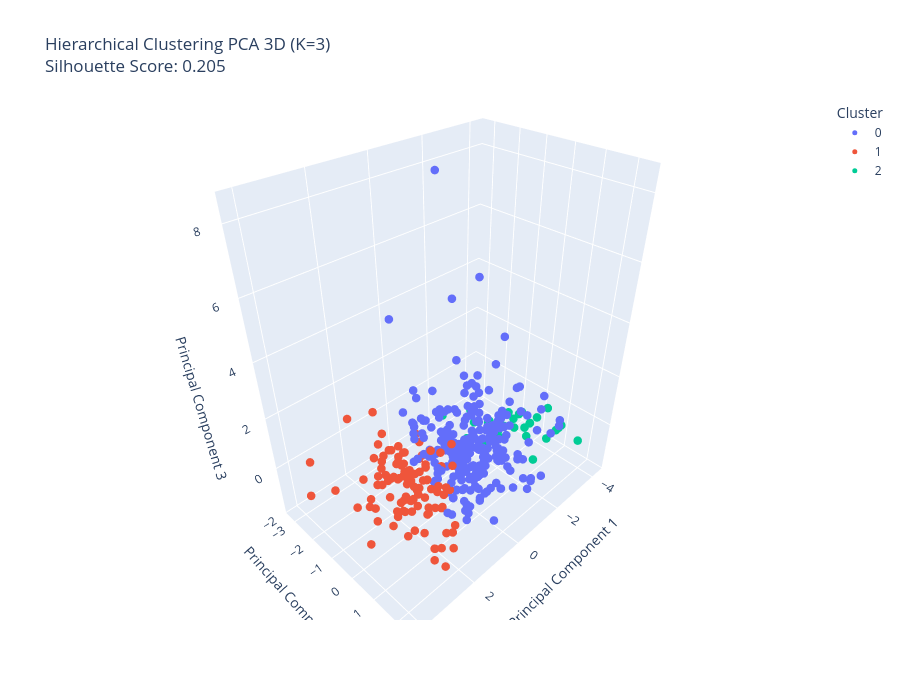

The notebook cell this image was saved under:
### Markdown cell above
Scatter Plot Hierarchical

### Code cell
# ==========================
# HITUNG SILHOUETTE SCORE
# ==========================
sil_hierarchical = silhouette_score(
    df_scaled,
    hierarchical_labels
)

print(f"Silhouette Score Hierarchical : {sil_hierarchical:.4f}")

# ==========================
# PCA 3 DIMENSI
# ==========================
pca = PCA(n_components=3)
data_pca = pca.fit_transform(df_scaled)

# ==========================
# DATAFRAME UNTUK PLOTLY
# ==========================
df_pca = pd.DataFrame(
    data_pca,
    columns=['PC1', 'PC2', 'PC3']
)

df_pca['Cluster'] = hierarchical_labels.astype(str)

# ==========================
# VISUALISASI 3D INTERAKTIF
# ==========================
fig = px.scatter_3d(
    df_pca,
    x='PC1',
    y='PC2',
    z='PC3',
    color='Cluster',
    title=f'Hierarchical Clustering PCA 3D (K={k_optimal})<br>Silhouette Score: {sil_hierarchical:.3f}'
)

fig.update_traces(
    marker=dict(size=5)
)

fig.update_layout(
    scene=dict(
        xaxis_title='Principal Component 1',
        yaxis_title='Principal Component 2',
        zaxis_title='Principal Component 3'
    ),
    width=900,
    height=700
)

fig.show()

### Figure 1 — Plotly figure (JSON) as saved in the notebook; plotly's stock layout.template omitted (floating-point values rounded to 4 significant figures; data arrays with more than 128 entries replaced by an {"elided": "..."} marker saying what was removed)
{"data": [{"hovertemplate": "Cluster=0<br>PC1=%{x}<br>PC2=%{y}<br>PC3=%{z}<extra></extra>", "legendgroup": "0", "marker": {"color": "#636efa", "size": 5, "symbol": "circle"}, "mode": "markers", "name": "0", "scene": "scene", "showlegend": true, "type": "scatter3d", "x": {"elided": "248 float values"}, "y": {"elided": "248 float values"}, "z": {"elided": "248 float values"}}, {"hovertemplate": "Cluster=1<br>PC1=%{x}<br>PC2=%{y}<br>PC3=%{z}<extra></extra>", "legendgroup": "1", "marker": {"color": "#EF553B", "size": 5, "symbol": "circle"}, "mode": "markers", "name": "1", "scene": "scene", "showlegend": true, "type": "scatter3d", "x": [1.928, 1.892, 3.076, 1.746, 1.317, 2.182, 1.452, 1.429, 2.036, 1.923, 2.674, 2.534, 2.606, 2.21, 0.5968, 1.018, 3.443, 4.161, 1.795, 1.759, 1.754, 2.21, 2.084, 1.196, 2.646, 1.899, -0.01745, 0.2767, 0.4397, 1.916, 1.451, 2.609, 1.107, 2.808, 2.936, 0.236, 3.091, 0.8114, 2.022, 3.377, 3.366, 2.043, 2.097, 2.22, 3.09, 2.097, 1.207, 2.111, 1.892, 1.47, 1.712, 2.654, 1.934, 1.154, 2.233, 3.063, 2.372, 0.0926, 1.747, 2.5, 1.308, 2.068, 3.108, 1.436, 1.338, 1.629, 3.064, 0.8955, 2.798, 1.93, 1.627, 0.8876, 3.547, 0.8812, 1.789, 1.586, 2.088, 3.584, 1.447, 1.631, 1.49, 3.271, 1.455, 2.944, 0.9764, 1.491, 1.412, 2.25, 1.723, 1.62, 1.267, 2.198, 1.308, 2.639, 2.065, 1.281, 2.352, 1.738, 2.87, 2.096, 1.187, 0.5871, 3.723, 1.909, 1.94, 1.641], "y": [-1.506, 0.7601, -0.5843, 1.494, 0.7875, 0.7293, -1.551, 0.737, 1.521, 0.1016, 0.1045, 1.557, 0.03852, -0.01935, -0.8978, 0.7524, 0.1649, -2.114, 0.01608, 0.02445, -0.7148, -0.6727, 0.7799, -1.654, -0.7897, -1.575, -1.752, -1.003, -2.447, 0.03149, -0.8137, 2.382, -1.643, 0.04558, 0.8682, -1.734, -0.6628, -1.672, -0.02112, 2.442, 2.438, 0.7861, -0.6901, -0.08828, 2.411, 0.8521, 0.02875, 0.115, -0.693, 0.7307, 0.02859, 0.8395, -0.6993, 0.7783, 0.1304, 0.1892, 0.0736, -1.741, 0.7573, 0.09113, -0.8206, 0.03641, 0.9432, 0.807, -2.373, -0.7365, -1.348, -0.8679, -0.633, -0.115, 1.475, -2.408, -0.6259, -0.8732, -1.528, 0.7388, -1.493, -2.908, -0.0828, -1.603, -0.8093, -2.19, 0.7033, 2.408, 0.6696, -2.3, -0.06922, -0.7469, 0.8327, -0.8024, -0.09309, -0.0288, -0.1046, -1.513, 0.03536, -0.09302, -0.7389, -0.04569, -0.6956, 0.04699, -1.573, -0.1691, 0.1256, -0.03857, -1.434, -0.7322], "z": [-0.3539, 0.4003, -0.1527, -0.9949, 0.05246, -1.309, 0.0878, -0.7475, -0.7493, 0.5614, -0.4523, -0.9743, -0.7939, -0.2749, -0.6853, 0.7155, -0.1964, -0.3498, -0.2804, -0.4907, 0.219, 0.01267, -0.5158, -0.7717, -0.02375, -1.165, -1.279, -0.6111, -1.004, -0.03396, -0.3931, -0.1372, -0.5058, -1.036, -0.6747, -0.1116, -0.5314, -0.5226, -0.6051, 0.1188, 0.5763, -0.4972, -0.01152, -0.9912, 0.3242, -0.1492, 0.9603, 0.3252, -0.2209, -0.7661, -0.2433, -0.698, -0.2394, -0.1754, 0.5717, 2.911, -0.2403, -0.5748, -0.514, -0.2227, -0.8563, 0.6515, 0.5997, -0.1521, -0.2796, 0.6524, 2.483, -0.7829, 1.293, -1.237, -0.7903, -0.8675, -0.1723, -0.2109, 0.08603, 0.2746, -0.577, 0.09107, -0.1942, -1.195, -0.8637, -0.8522, 1.503, -0.59, 1.493, 1.23, -0.9699, -0.8301, 0.2078, -0.394, -0.3012, 0.7482, 0.2457, -0.3316, 0.7659, -0.3077, 0.2172, -1.08, -0.8085, -0.4924, -0.6219, -0.2576, -0.9973, -0.6293, 0.0127, 0.1949]}, {"hovertemplate": "Cluster=2<br>PC1=%{x}<br>PC2=%{y}<br>PC3=%{z}<extra></extra>", "legendgroup": "2", "marker": {"color": "#00cc96", "size": 5, "symbol": "circle"}, "mode": "markers", "name": "2", "scene": "scene", "showlegend": true, "type": "scatter3d", "x": [-3.187, -2.648, -3.638, -3.315, -2.823, -3.152, -4.312, -1.944, -4.15, -2.737, -2.878, -3.201, -4.157, -3.813, -3.208, -2.4, -2.893, -2.581, -3.981, -3.504, -1.451, -1.612, -3.821, -1.753, -1.915, -2.245, -3.652, -2.414, -1.598, -2.076, -2.871, -2.73], "y": [0.3533, -1.958, 0.3198, -0.4628, -1.234, 0.2835, 0.2747, -2.707, 1.021, -0.4182, 0.3757, 0.3533, 1.756, 1.044, 1.088, -0.3957, -1.234, 1.063, 1.032, -0.5442, -1.203, -1.145, -0.4966, -0.3507, -1.097, -0.3845, -0.4853, -0.3957, -0.3395, -0.3732, -0.3593, -0.4882], "z": [-0.4738, -0.9239, -0.4972, -0.8357, -1.175, -1.089, -0.4937, -1.206, -0.7467, -0.7937, -0.4626, -0.4673, -0.9988, -0.7485, -0.7194, -0.7955, -1.143, -1.299, -0.7476, -1.424, -1.713, -1.117, -0.8331, -0.786, -0.533, -0.7898, -0.834, -0.789, -0.7804, -0.7907, -0.2105, -1.396]}], "layout": {"height": 700, "legend": {"title": {"text": "Cluster"}, "tracegroupgap": 0}, "scene": {"domain": {"x": [0, 1], "y": [0, 1]}, "xaxis": {"title": {"text": "Principal Component 1"}}, "yaxis": {"title": {"text": "Principal Component 2"}}, "zaxis": {"title": {"text": "Principal Component 3"}}}, "title": {"text": "Hierarchical Clustering PCA 3D (K=3)<br>Silhouette Score: 0.205"}, "width": 900}}
